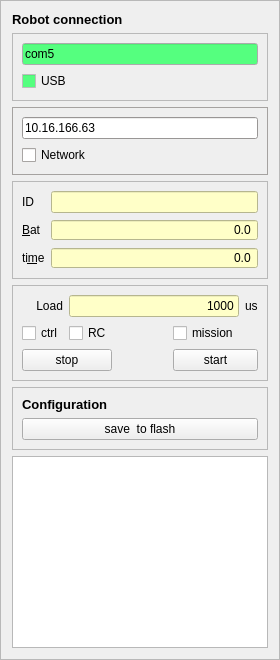
      <widget class="QFrame" name="frame_left">
       <property name="minimumSize">
        <size>
         <width>250</width>
         <height>0</height>
        </size>
       </property>
       <property name="maximumSize">
        <size>
         <width>350</width>
         <height>16777215</height>
        </size>
       </property>
       <property name="frameShape">
        <enum>QFrame::StyledPanel</enum>
       </property>
       <property name="frameShadow">
        <enum>QFrame::Raised</enum>
       </property>
       <layout class="QVBoxLayout" name="verticalLayout_17">
        <item>
         <widget class="QLabel" name="usb_port_label">
          <property name="font">
           <font>
            <pointsize>10</pointsize>
            <weight>75</weight>
            <bold>true</bold>
           </font>
          </property>
          <property name="text">
           <string notr="true">Robot connection</string>
          </property>
          <property name="buddy">
           <cstring>usb_device_name</cstring>
          </property>
         </widget>
        </item>
        <item>
         <widget class="QFrame" name="frame_usb_connect">
          <property name="enabled">
           <bool>true</bool>
          </property>
          <property name="palette">
           <palette>
            <active>
             <colorrole role="WindowText">
              <brush brushstyle="SolidPattern">
               <color alpha="255">
                <red>0</red>
                <green>0</green>
                <blue>0</blue>
               </color>
              </brush>
             </colorrole>
             <colorrole role="ButtonText">
              <brush brushstyle="SolidPattern">
               <color alpha="255">
                <red>0</red>
                <green>0</green>
                <blue>0</blue>
               </color>
              </brush>
             </colorrole>
             <colorrole role="Base">
              <brush brushstyle="SolidPattern">
               <color alpha="255">
                <red>85</red>
                <green>255</green>
                <blue>127</blue>
               </color>
              </brush>
             </colorrole>
             <colorrole role="Window">
              <brush brushstyle="SolidPattern">
               <color alpha="255">
                <red>170</red>
                <green>255</green>
                <blue>127</blue>
               </color>
              </brush>
             </colorrole>
             <colorrole role="AlternateBase">
              <brush brushstyle="SolidPattern">
               <color alpha="255">
                <red>85</red>
                <green>255</green>
                <blue>127</blue>
               </color>
              </brush>
             </colorrole>
            </active>
            <inactive>
             <colorrole role="WindowText">
              <brush brushstyle="SolidPattern">
               <color alpha="255">
                <red>0</red>
                <green>0</green>
                <blue>0</blue>
               </color>
              </brush>
             </colorrole>
             <colorrole role="ButtonText">
              <brush brushstyle="SolidPattern">
               <color alpha="255">
                <red>0</red>
                <green>0</green>
                <blue>0</blue>
               </color>
              </brush>
             </colorrole>
             <colorrole role="Base">
              <brush brushstyle="SolidPattern">
               <color alpha="255">
                <red>85</red>
                <green>255</green>
                <blue>127</blue>
               </color>
              </brush>
             </colorrole>
             <colorrole role="Window">
              <brush brushstyle="SolidPattern">
               <color alpha="255">
                <red>240</red>
                <green>240</green>
                <blue>240</blue>
               </color>
              </brush>
             </colorrole>
             <colorrole role="AlternateBase">
              <brush brushstyle="SolidPattern">
               <color alpha="255">
                <red>85</red>
                <green>255</green>
                <blue>127</blue>
               </color>
              </brush>
             </colorrole>
            </inactive>
            <disabled>
             <colorrole role="WindowText">
              <brush brushstyle="SolidPattern">
               <color alpha="255">
                <red>0</red>
                <green>0</green>
                <blue>0</blue>
               </color>
              </brush>
             </colorrole>
             <colorrole role="ButtonText">
              <brush brushstyle="SolidPattern">
               <color alpha="255">
                <red>0</red>
                <green>0</green>
                <blue>0</blue>
               </color>
              </brush>
             </colorrole>
             <colorrole role="Base">
              <brush brushstyle="SolidPattern">
               <color alpha="255">
                <red>170</red>
                <green>0</green>
                <blue>0</blue>
               </color>
              </brush>
             </colorrole>
             <colorrole role="Window">
              <brush brushstyle="SolidPattern">
               <color alpha="255">
                <red>255</red>
                <green>119</green>
                <blue>139</blue>
               </color>
              </brush>
             </colorrole>
             <colorrole role="AlternateBase">
              <brush brushstyle="SolidPattern">
               <color alpha="255">
                <red>85</red>
                <green>255</green>
                <blue>127</blue>
               </color>
              </brush>
             </colorrole>
            </disabled>
           </palette>
          </property>
          <property name="toolTip">
           <string notr="true">&lt;html&gt;&lt;head/&gt;&lt;body&gt;&lt;p&gt;&lt;span style=&quot; color:#00ff00;&quot;&gt;Green: OK, &lt;/span&gt;&lt;br/&gt;&lt;span style=&quot; color:#ffaa7f;&quot;&gt;Yellow/red: NO data from robot&lt;/span&gt;&lt;/p&gt;&lt;/body&gt;&lt;/html&gt;</string>
          </property>
          <property name="frameShape">
           <enum>QFrame::StyledPanel</enum>
          </property>
          <property name="frameShadow">
           <enum>QFrame::Plain</enum>
          </property>
          <layout class="QVBoxLayout" name="verticalLayout_15">
           <item>
            <widget class="QLineEdit" name="usb_device_name">
             <property name="toolTip">
              <string notr="true">&lt;html&gt;&lt;head/&gt;&lt;body&gt;&lt;p&gt;Name of device &lt;span style=&quot; font-style:italic;&quot;&gt;COMX &lt;/span&gt;on windows &lt;span style=&quot; font-style:italic;&quot;&gt;/dev/ttyACMX&lt;/span&gt; on linux&lt;/p&gt;&lt;/body&gt;&lt;/html&gt;</string>
             </property>
             <property name="text">
              <string extracomment="e.g. /dev/ttyACM0  or COM12">com5</string>
             </property>
            </widget>
           </item>
           <item>
            <widget class="QCheckBox" name="connect_usb">
             <property name="toolTip">
              <string>&lt;html&gt;&lt;head/&gt;&lt;body&gt;&lt;p&gt;When checked connection is attempted evert 2 seconds.&lt;/p&gt;&lt;/body&gt;&lt;/html&gt;</string>
             </property>
             <property name="text">
              <string>USB</string>
             </property>
            </widget>
           </item>
          </layout>
         </widget>
        </item>
        <item>
         <widget class="QFrame" name="frame_wifi_connect">
          <property name="enabled">
           <bool>true</bool>
          </property>
          <property name="palette">
           <palette>
            <active>
             <colorrole role="Window">
              <brush brushstyle="SolidPattern">
               <color alpha="255">
                <red>0</red>
                <green>255</green>
                <blue>0</blue>
               </color>
              </brush>
             </colorrole>
             <colorrole role="AlternateBase">
              <brush brushstyle="SolidPattern">
               <color alpha="255">
                <red>85</red>
                <green>255</green>
                <blue>127</blue>
               </color>
              </brush>
             </colorrole>
            </active>
            <inactive>
             <colorrole role="Window">
              <brush brushstyle="SolidPattern">
               <color alpha="255">
                <red>214</red>
                <green>210</green>
                <blue>208</blue>
               </color>
              </brush>
             </colorrole>
             <colorrole role="AlternateBase">
              <brush brushstyle="SolidPattern">
               <color alpha="255">
                <red>85</red>
                <green>255</green>
                <blue>127</blue>
               </color>
              </brush>
             </colorrole>
            </inactive>
            <disabled>
             <colorrole role="Window">
              <brush brushstyle="SolidPattern">
               <color alpha="255">
                <red>255</red>
                <green>0</green>
                <blue>0</blue>
               </color>
              </brush>
             </colorrole>
             <colorrole role="AlternateBase">
              <brush brushstyle="SolidPattern">
               <color alpha="255">
                <red>85</red>
                <green>255</green>
                <blue>127</blue>
               </color>
              </brush>
             </colorrole>
            </disabled>
           </palette>
          </property>
          <property name="toolTip">
           <string notr="true">&lt;html&gt;&lt;head/&gt;&lt;body&gt;&lt;p&gt;&lt;span style=&quot; color:#00ff00;&quot;&gt;Green: OK, &lt;/span&gt;&lt;br/&gt;&lt;span style=&quot; color:#ffaa7f;&quot;&gt;Yellow/red: NO data from robot&lt;/span&gt;&lt;/p&gt;&lt;/body&gt;&lt;/html&gt;</string>
          </property>
          <property name="frameShape">
           <enum>QFrame::StyledPanel</enum>
          </property>
          <property name="frameShadow">
           <enum>QFrame::Plain</enum>
          </property>
          <layout class="QVBoxLayout" name="verticalLayout_16">
           <item>
            <widget class="QLineEdit" name="wifi_host_name">
             <property name="toolTip">
              <string notr="true">&lt;html&gt;&lt;head/&gt;&lt;body&gt;&lt;p&gt;IP (or name ?) and optionally port number of robot (to be used at next connect)&lt;/p&gt;&lt;p&gt;e.g. connect to Vigga(37):&lt;br/&gt;&lt;span style=&quot; font-style:italic;&quot;&gt;10.16.166.37&lt;/span&gt;&lt;/p&gt;&lt;p&gt;at DTU on the device net IP is 10.16.166.XX, where XX is the robot number.&lt;/p&gt;&lt;p&gt;if using a RoboBot, then the robot name may be used (if on same local network), e.g.&lt;br/&gt;&lt;span style=&quot; font-style:italic;&quot;&gt;amanda.local (RoboBots do not connect to &amp;quot;device&amp;quot; network, and do not have an IP 10.16.166.xxx).&lt;/span&gt;&lt;/p&gt;&lt;p&gt;Default port is 24001 and is hard coded (in urobot.py)&lt;/p&gt;&lt;/body&gt;&lt;/html&gt;</string>
             </property>
             <property name="text">
              <string extracomment="e.g. /dev/ttyACM0  or COM12">10.16.166.63</string>
             </property>
            </widget>
           </item>
           <item>
            <widget class="QCheckBox" name="connect_wifi">
             <property name="toolTip">
              <string>&lt;html&gt;&lt;head/&gt;&lt;body&gt;&lt;p&gt;When checked network connection is attempted (once every 2 seconds).&lt;/p&gt;&lt;p&gt;If connected through a bridge (proxy), then '(brigde)' will be appended, this means that some new commands are available (try on-line help in debug pane).&lt;/p&gt;&lt;/body&gt;&lt;/html&gt;</string>
             </property>
             <property name="text">
              <string>Network</string>
             </property>
            </widget>
           </item>
          </layout>
         </widget>
        </item>
        <item>
         <widget class="QFrame" name="frame_batt_time">
          <property name="enabled">
           <bool>true</bool>
          </property>
          <property name="palette">
           <palette>
            <active>
             <colorrole role="WindowText">
              <brush brushstyle="SolidPattern">
               <color alpha="255">
                <red>0</red>
                <green>0</green>
                <blue>0</blue>
               </color>
              </brush>
             </colorrole>
             <colorrole role="ButtonText">
              <brush brushstyle="SolidPattern">
               <color alpha="255">
                <red>0</red>
                <green>0</green>
                <blue>0</blue>
               </color>
              </brush>
             </colorrole>
             <colorrole role="Base">
              <brush brushstyle="SolidPattern">
               <color alpha="255">
                <red>85</red>
                <green>255</green>
                <blue>127</blue>
               </color>
              </brush>
             </colorrole>
             <colorrole role="Window">
              <brush brushstyle="SolidPattern">
               <color alpha="255">
                <red>170</red>
                <green>255</green>
                <blue>127</blue>
               </color>
              </brush>
             </colorrole>
             <colorrole role="AlternateBase">
              <brush brushstyle="SolidPattern">
               <color alpha="255">
                <red>85</red>
                <green>255</green>
                <blue>127</blue>
               </color>
              </brush>
             </colorrole>
            </active>
            <inactive>
             <colorrole role="WindowText">
              <brush brushstyle="SolidPattern">
               <color alpha="255">
                <red>0</red>
                <green>0</green>
                <blue>0</blue>
               </color>
              </brush>
             </colorrole>
             <colorrole role="ButtonText">
              <brush brushstyle="SolidPattern">
               <color alpha="255">
                <red>0</red>
                <green>0</green>
                <blue>0</blue>
               </color>
              </brush>
             </colorrole>
             <colorrole role="Base">
              <brush brushstyle="SolidPattern">
               <color alpha="255">
                <red>85</red>
                <green>255</green>
                <blue>127</blue>
               </color>
              </brush>
             </colorrole>
             <colorrole role="Window">
              <brush brushstyle="SolidPattern">
               <color alpha="255">
                <red>240</red>
                <green>240</green>
                <blue>240</blue>
               </color>
              </brush>
             </colorrole>
             <colorrole role="AlternateBase">
              <brush brushstyle="SolidPattern">
               <color alpha="255">
                <red>85</red>
                <green>255</green>
                <blue>127</blue>
               </color>
              </brush>
             </colorrole>
            </inactive>
            <disabled>
             <colorrole role="WindowText">
              <brush brushstyle="SolidPattern">
               <color alpha="255">
                <red>0</red>
                <green>0</green>
                <blue>0</blue>
               </color>
              </brush>
             </colorrole>
             <colorrole role="ButtonText">
              <brush brushstyle="SolidPattern">
               <color alpha="255">
                <red>0</red>
                <green>0</green>
                <blue>0</blue>
               </color>
              </brush>
             </colorrole>
             <colorrole role="Base">
              <brush brushstyle="SolidPattern">
               <color alpha="255">
                <red>170</red>
                <green>0</green>
                <blue>0</blue>
               </color>
              </brush>
             </colorrole>
             <colorrole role="Window">
              <brush brushstyle="SolidPattern">
               <color alpha="255">
                <red>255</red>
                <green>119</green>
                <blue>139</blue>
               </color>
              </brush>
             </colorrole>
             <colorrole role="AlternateBase">
              <brush brushstyle="SolidPattern">
               <color alpha="255">
                <red>85</red>
                <green>255</green>
                <blue>127</blue>
               </color>
              </brush>
             </colorrole>
            </disabled>
           </palette>
          </property>
          <property name="toolTip">
           <string notr="true">&lt;html&gt;&lt;head/&gt;&lt;body&gt;&lt;p&gt;&lt;span style=&quot; color:#00ff00;&quot;&gt;Green: OK, &lt;/span&gt;&lt;br/&gt;&lt;span style=&quot; color:#ffaa7f;&quot;&gt;Yellow/red: NO data from robot&lt;/span&gt;&lt;/p&gt;&lt;/body&gt;&lt;/html&gt;</string>
          </property>
          <property name="frameShape">
           <enum>QFrame::StyledPanel</enum>
          </property>
          <property name="frameShadow">
           <enum>QFrame::Plain</enum>
          </property>
          <layout class="QGridLayout" name="gridLayout_10">
           <item row="1" column="0" colspan="2">
            <widget class="QLabel" name="label_15">
             <property name="text">
              <string>&amp;Bat</string>
             </property>
             <property name="buddy">
              <cstring>val_batt</cstring>
             </property>
            </widget>
           </item>
           <item row="1" column="2">
            <widget class="QDoubleSpinBox" name="val_batt">
             <property name="enabled">
              <bool>true</bool>
             </property>
             <property name="toolTip">
              <string notr="true">&lt;html&gt;&lt;head/&gt;&lt;body&gt;&lt;p&gt;Battery voltage as measured by the robot&lt;br/&gt;(11.1V nominal, 12.6 (fully charged) 10.0V battery flat (LiPo 3s).&lt;br/&gt;NB! Battery may not be discharged below 10V.&lt;/p&gt;&lt;p&gt;(On USB power only, battery voltage will be measured in range 0 - 4.5V).&lt;/p&gt;&lt;/body&gt;&lt;/html&gt;</string>
             </property>
             <property name="statusTip">
              <string notr="true"/>
             </property>
             <property name="styleSheet">
              <string notr="true">background-color: rgb(255, 255, 200);</string>
             </property>
             <property name="locale">
              <locale language="C" country="AnyCountry"/>
             </property>
             <property name="alignment">
              <set>Qt::AlignRight|Qt::AlignTrailing|Qt::AlignVCenter</set>
             </property>
             <property name="readOnly">
              <bool>true</bool>
             </property>
             <property name="buttonSymbols">
              <enum>QAbstractSpinBox::NoButtons</enum>
             </property>
             <property name="specialValueText">
              <string notr="true"/>
             </property>
             <property name="decimals">
              <number>1</number>
             </property>
             <property name="minimum">
              <double>-10000.000000000000000</double>
             </property>
             <property name="maximum">
              <double>100000.000000000000000</double>
             </property>
            </widget>
           </item>
           <item row="0" column="0">
            <widget class="QLabel" name="label_73">
             <property name="text">
              <string>ID</string>
             </property>
             <property name="buddy">
              <cstring>val_batt</cstring>
             </property>
            </widget>
           </item>
           <item row="0" column="2">
            <widget class="QLineEdit" name="robot_id_main">
             <property name="toolTip">
              <string>&lt;html&gt;&lt;head/&gt;&lt;body&gt;&lt;p&gt;Robot name and ID, if zero, then try to diconnect-reconnect, as the client may have missed the name.&lt;/p&gt;&lt;/body&gt;&lt;/html&gt;</string>
             </property>
             <property name="styleSheet">
              <string notr="true">background-color: rgb(255, 255, 200);</string>
             </property>
             <property name="alignment">
              <set>Qt::AlignRight|Qt::AlignTrailing|Qt::AlignVCenter</set>
             </property>
             <property name="readOnly">
              <bool>true</bool>
             </property>
            </widget>
           </item>
           <item row="2" column="2">
            <widget class="QDoubleSpinBox" name="main_time">
             <property name="enabled">
              <bool>true</bool>
             </property>
             <property name="toolTip">
              <string notr="true">Time since last start (seconds)</string>
             </property>
             <property name="statusTip">
              <string notr="true"/>
             </property>
             <property name="styleSheet">
              <string notr="true">background-color: rgb(255, 255, 200);</string>
             </property>
             <property name="locale">
              <locale language="C" country="AnyCountry"/>
             </property>
             <property name="alignment">
              <set>Qt::AlignRight|Qt::AlignTrailing|Qt::AlignVCenter</set>
             </property>
             <property name="readOnly">
              <bool>true</bool>
             </property>
             <property name="buttonSymbols">
              <enum>QAbstractSpinBox::NoButtons</enum>
             </property>
             <property name="specialValueText">
              <string notr="true"/>
             </property>
             <property name="decimals">
              <number>1</number>
             </property>
             <property name="minimum">
              <double>-10000.000000000000000</double>
             </property>
             <property name="maximum">
              <double>100000.000000000000000</double>
             </property>
            </widget>
           </item>
           <item row="2" column="0" colspan="2">
            <widget class="QLabel" name="label_39">
             <property name="text">
              <string>ti&amp;me</string>
             </property>
             <property name="buddy">
              <cstring>val_batt</cstring>
             </property>
            </widget>
           </item>
          </layout>
         </widget>
        </item>
        <item>
         <widget class="QFrame" name="frame_7">
          <property name="frameShape">
           <enum>QFrame::StyledPanel</enum>
          </property>
          <property name="frameShadow">
           <enum>QFrame::Sunken</enum>
          </property>
          <layout class="QGridLayout" name="gridLayout_7">
           <item row="1" column="0" colspan="2">
            <widget class="QCheckBox" name="main_ctrl_active">
             <property name="toolTip">
              <string>&lt;html&gt;&lt;head/&gt;&lt;body&gt;&lt;p&gt;Control is active (wheels are controlled)&lt;/p&gt;&lt;/body&gt;&lt;/html&gt;</string>
             </property>
             <property name="text">
              <string>ctrl</string>
             </property>
             <property name="tristate">
              <bool>true</bool>
             </property>
            </widget>
           </item>
           <item row="1" column="4">
            <widget class="QCheckBox" name="main_mission_state">
             <property name="toolTip">
              <string>&lt;html&gt;&lt;head/&gt;&lt;body&gt;&lt;p&gt;Shows that a mission is active.&lt;/p&gt;&lt;p&gt;Number is&lt;/p&gt;&lt;p&gt;0: not active&lt;/p&gt;&lt;p&gt;1: waiting 1 second to start&lt;/p&gt;&lt;p&gt;2: running mission line&lt;/p&gt;&lt;p&gt;6,7: listening to button (more button presses)&lt;/p&gt;&lt;p&gt;8: stop mission&lt;/p&gt;&lt;/body&gt;&lt;/html&gt;</string>
             </property>
             <property name="text">
              <string>mission</string>
             </property>
             <property name="tristate">
              <bool>true</bool>
             </property>
            </widget>
           </item>
           <item row="2" column="4" colspan="2">
            <widget class="QPushButton" name="main_start">
             <property name="text">
              <string>start</string>
             </property>
            </widget>
           </item>
           <item row="2" column="0" colspan="3">
            <widget class="QPushButton" name="main_stop">
             <property name="text">
              <string>stop</string>
             </property>
            </widget>
           </item>
           <item row="2" column="3">
            <spacer name="horizontalSpacer_3">
             <property name="orientation">
              <enum>Qt::Horizontal</enum>
             </property>
             <property name="sizeHint" stdset="0">
              <size>
               <width>4</width>
               <height>20</height>
              </size>
             </property>
            </spacer>
           </item>
           <item row="0" column="5">
            <widget class="QLabel" name="label_42">
             <property name="text">
              <string>us</string>
             </property>
            </widget>
           </item>
           <item row="1" column="2">
            <widget class="QCheckBox" name="main_remote_ctrl">
             <property name="toolTip">
              <string>&lt;html&gt;&lt;head/&gt;&lt;body&gt;&lt;p&gt;Remote control is active,&lt;/p&gt;&lt;p&gt;and mission paused.&lt;/p&gt;&lt;/body&gt;&lt;/html&gt;</string>
             </property>
             <property name="text">
              <string>RC</string>
             </property>
             <property name="tristate">
              <bool>true</bool>
             </property>
            </widget>
           </item>
           <item row="0" column="0" colspan="2">
            <widget class="QLabel" name="label_16">
             <property name="text">
              <string>Load</string>
             </property>
             <property name="alignment">
              <set>Qt::AlignRight|Qt::AlignTrailing|Qt::AlignVCenter</set>
             </property>
            </widget>
           </item>
           <item row="0" column="2" colspan="3">
            <widget class="QLineEdit" name="cpu_load">
             <property name="sizePolicy">
              <sizepolicy hsizetype="Expanding" vsizetype="Fixed">
               <horstretch>0</horstretch>
               <verstretch>0</verstretch>
              </sizepolicy>
             </property>
             <property name="toolTip">
              <string>&lt;html&gt;&lt;head/&gt;&lt;body&gt;&lt;p&gt;Mission load. Value is in micro seconds (us).&lt;/p&gt;&lt;p&gt;Show how much of the 1000 us available that is used.&lt;/p&gt;&lt;/body&gt;&lt;/html&gt;</string>
             </property>
             <property name="styleSheet">
              <string notr="true">background-color: rgb(255, 255, 200);</string>
             </property>
             <property name="text">
              <string>1000</string>
             </property>
             <property name="alignment">
              <set>Qt::AlignRight|Qt::AlignTrailing|Qt::AlignVCenter</set>
             </property>
            </widget>
           </item>
          </layout>
         </widget>
        </item>
        <item>
         <widget class="QFrame" name="frame_14">
          <property name="frameShape">
           <enum>QFrame::StyledPanel</enum>
          </property>
          <property name="frameShadow">
           <enum>QFrame::Sunken</enum>
          </property>
          <layout class="QVBoxLayout" name="verticalLayout_2">
           <item>
            <widget class="QLabel" name="label_50">
             <property name="font">
              <font>
               <pointsize>10</pointsize>
               <weight>75</weight>
               <bold>true</bold>
              </font>
             </property>
             <property name="text">
              <string>Configuration</string>
             </property>
            </widget>
           </item>
           <item>
            <widget class="QPushButton" name="config_robot_save">
             <property name="toolTip">
              <string notr="true">&lt;html&gt;&lt;head/&gt;&lt;body&gt;&lt;p&gt;Save (most) settings from robot RAM to robot flash.&lt;br/&gt;Flash settings are loaded after a REBOOT (power cycle).&lt;/p&gt;&lt;/body&gt;&lt;/html&gt;</string>
             </property>
             <property name="text">
              <string>save  to flash</string>
             </property>
            </widget>
           </item>
          </layout>
         </widget>
        </item>
        <item>
         <widget class="QPlainTextEdit" name="Main_status_log">
          <property name="toolTip">
           <string>&lt;html&gt;&lt;head/&gt;&lt;body&gt;&lt;p&gt;Same status as in the &amp;quot;debug&amp;quot; tab.&lt;/p&gt;&lt;/body&gt;&lt;/html&gt;</string>
          </property>
          <property name="horizontalScrollBarPolicy">
           <enum>Qt::ScrollBarAlwaysOff</enum>
          </property>
          <property name="lineWrapMode">
           <enum>QPlainTextEdit::NoWrap</enum>
          </property>
         </widget>
        </item>
       </layout>
      </widget>
